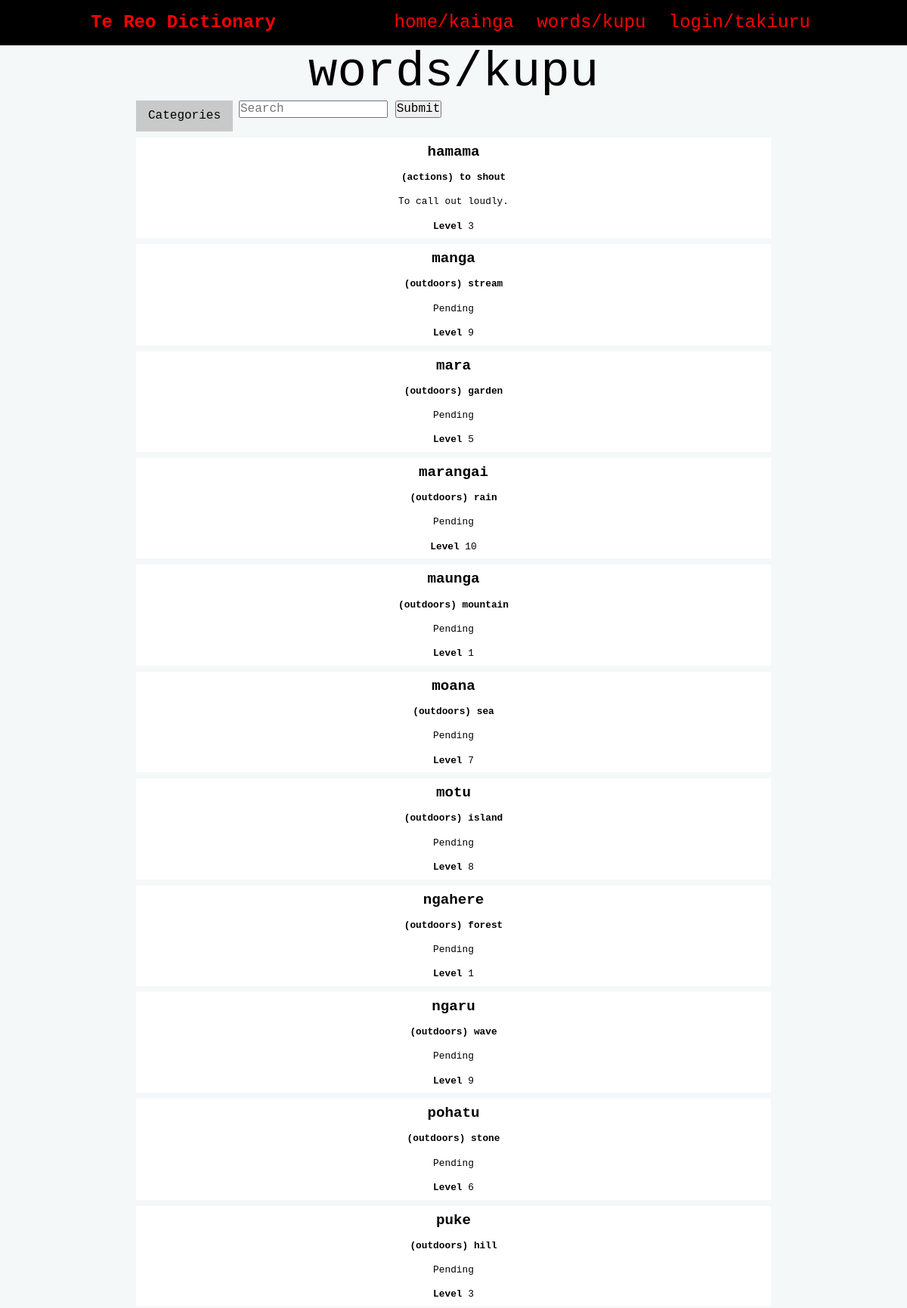
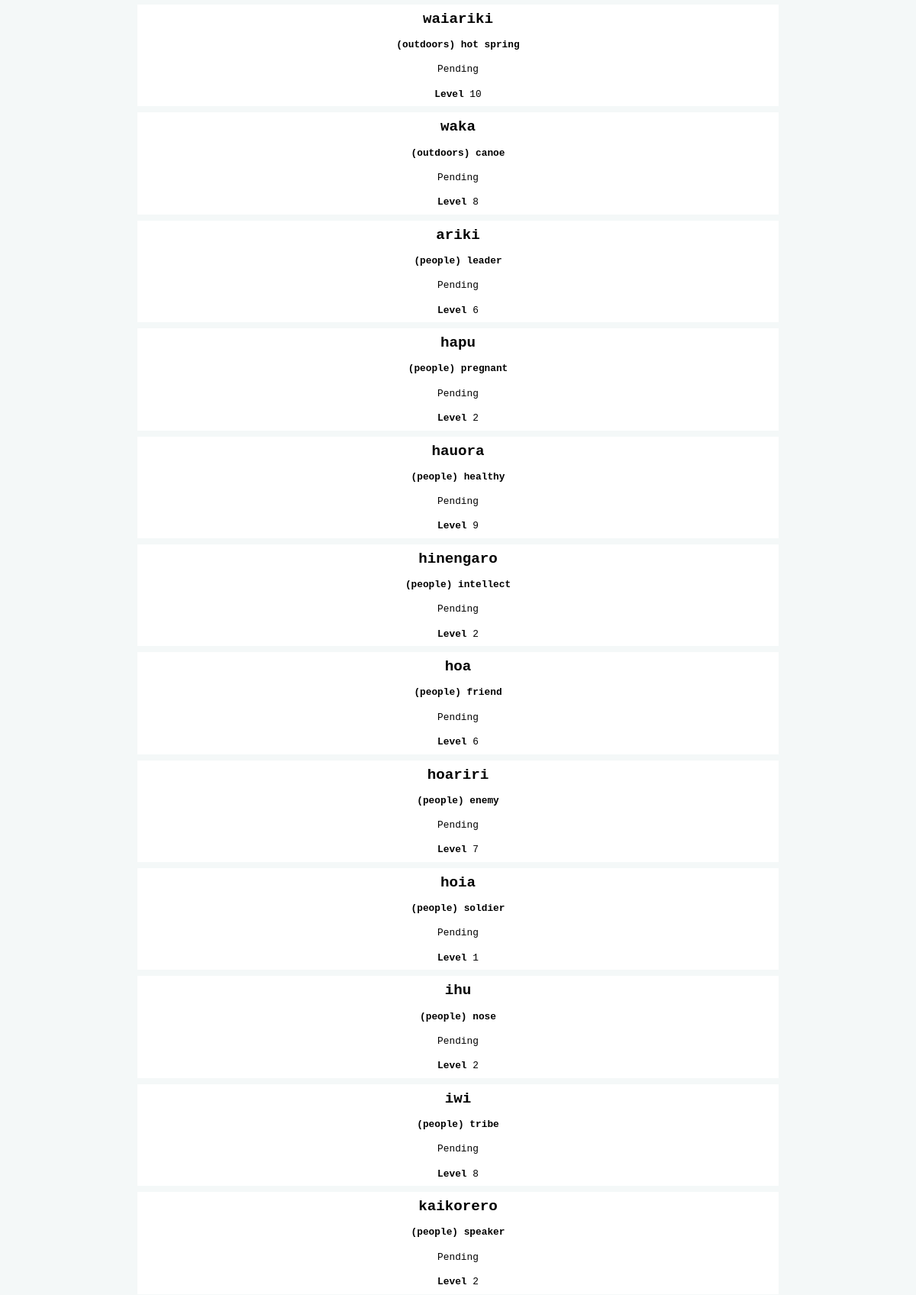
/database/-1 (upper part), run on the app's committed database (2 pictures, top to bottom).
### tables this page shows
CREATE TABLE "entries"
(
    id          integer                            not null
        primary key autoincrement
        unique,
    maori       varchar(85)                        not null,
    english     varchar(40)                        not null,
    definition  varchar(300) default 'Pending',
    level       tinyint                            not null,
    image       varchar(15)  default 'noimage.png' not null,
    category_id integer                            not null
        constraint entries_category_id_fk
            references categories,
    user_id     integer      default 1
        constraint entries_user_id_fk
            references users,
    date        datetime     default current_timestamp
);

CREATE TABLE "categories"
(
    id      integer                            not null
        primary key autoincrement
        unique,
    name    varchar(40)                        not null
        unique,
    user_id integer  default 1
        constraint categories_user_id__fk
            references users,
    date    datetime default current_timestamp not null
);

### app.py (the view, shortened to what this page needs)
@app.route('/database/<category_id>')
def render_database_categories(category_id):
    con = connect(DATABASE)
    cur = con.cursor()
    if category_id == '-1':
        query = "SELECT entries.id, entries.maori, entries.english, entries.definition, entries.level, " \
                "categories.name " \
                "FROM entries " \
                "INNER JOIN categories ON entries.category_id=categories.id " \
                "ORDER BY entries.date DESC "
        cur.execute(query)
    entry_list = cur.fetchall()  # stores information on all the entries that will be displayed
    query = "SELECT id, name " \
            "FROM categories " \
            "ORDER BY date ASC "
    cur.execute(query)
    category_list = cur.fetchall()  # stores information on all the categories to be displayed in the filters
    con.close()
    if len(entry_list) == 0:
        return redirect("/no_results")
    else:
        return render_template('database.html', entries=entry_list, categories=category_list, id=int(category_id))

### app.py (called while the page is built)
def connect(db_file):
    try:
        connection = sqlite3.connect(db_file)
        return connection
    except sqlite3.Error as e:
        print(e)
    return None

@app.context_processor
def logged_in_context_processor():
    return dict(logged_in=logged_in)

def logged_in():
    if session.get("user_id"):
        return True
    else:
        return False

@app.context_processor
def is_admin_context_processor():
    return dict(is_admin=is_admin)

def is_admin():
    if logged_in() and session.get("type") == 1:
        return True
    else:
        return False

### templates/database.html (shortened to what this page needs)
{% extends "base.html" %}
{% block pageheading %}
    {% if id == -1 %}
        words/kupu
    {% else %}
        {{ categories[id-1][1] }}
    {% endif %}
{% endblock %}
{% block main %}
    <div class="filters">
        <div class="dropdown">
            <button class="dropdown-button">Categories</button>
        </div>
        <div class="search-bar">
            <form method="POST" action="/search">
                <input type="text" placeholder="Search" name="search" id="search">
                <button type="submit">Submit</button>
            </form>
        </div>
    </div>
    <div class="entry">
        {% for entry in entries %}
            <a href="/entry/{{ entry[0] }}">
                <div class="entry-box">
                    <h3 class="entry-box-heading"><strong>{{ entry[1] }}</strong></h3>
                    <p class="entry-box-heading"><strong>({{ entry[5] }}) {{ entry[2] }}</strong></p>
                    <p class="entry-box-info">{{ entry[3] }}</p>
                    <p class="entry-box-info"><strong>Level </strong>{{ entry[4] }}</p>
                </div>
            </a>
        {% endfor %}
    </div>
{% endblock %}

### static/style.css (style rules this page uses)
:root { --red: #FF0000; --dark-red: #a00808; --white: #FFFFFF; --light-gray: #F4F8F8; --gray: #c8caca; --dark-gray: #959696; --black: #000000; }
* { font-family: 'Monaco', monospace; padding: 0; margin: 0; box-sizing: border-box; }
html, body { background-color: var(--light-gray); overflow-x: hidden; }
a, a:visited { color: var(--red); text-decoration: none; }
.entry-box { width: 100%; background: var(--white); border: 0 solid var(--gray); color: var(--black); margin-bottom: 0.5rem; }
.entry-box-heading { padding: 0.5rem; }
.entry-box-info { padding: 0.5rem; max-width: 100%; word-wrap: break-word; }
.entry-box h3 { font-size: 1.2rem; text-align: center; }
.entry-box p { font-size: 0.8rem; margin-bottom: 0.1rem; text-align: center; }
.filters { margin-bottom: 0.5rem; display: flex; }
.search-bar { display: block; margin-bottom: 0.5rem; }
.dropdown { margin-right: 0.5rem; }
.dropdown .dropdown-button { background-color: var(--gray); border: none; padding: 0.7rem 1rem; }
.dropdown-button { background-color: var(--gray); }

### data on the page
entries: maori "hamama", name "actions", english "to shout", definition "To call out loudly.", level "3"
entries: maori "manga", name "outdoors", english "stream", definition "Pending", level "9"
entries: maori "mara", name "outdoors", english "garden", definition "Pending", level "5"
entries: maori "marangai", name "outdoors", english "rain", definition "Pending", level "10"
entries: maori "maunga", name "outdoors", english "mountain", definition "Pending", level "1"
entries: maori "moana", name "outdoors", english "sea", definition "Pending", level "7"
entries: maori "motu", name "outdoors", english "island", definition "Pending", level "8"
entries: maori "ngahere", name "outdoors", english "forest", definition "Pending", level "1"
entries: maori "ngaru", name "outdoors", english "wave", definition "Pending", level "9"
entries: maori "pohatu", name "outdoors", english "stone", definition "Pending", level "6"
entries: maori "puke", name "outdoors", english "hill", definition "Pending", level "3"
entries: maori "waiariki", name "outdoors", english "hot spring", definition "Pending", level "10"
entries: maori "waka", name "outdoors", english "canoe", definition "Pending", level "8"
entries: maori "ariki", name "people", english "leader", definition "Pending", level "6"
entries: maori "hapu", name "people", english "pregnant", definition "Pending", level "2"
entries: maori "hauora", name "people", english "healthy", definition "Pending", level "9"
entries: maori "hinengaro", name "people", english "intellect", definition "Pending", level "2"
entries: maori "hoa", name "people", english "friend", definition "Pending", level "6"
entries: maori "hoariri", name "people", english "enemy", definition "Pending", level "7"
entries: maori "hoia", name "people", english "soldier", definition "Pending", level "1"
entries: maori "ihu", name "people", english "nose", definition "Pending", level "2"
entries: maori "iwi", name "people", english "tribe", definition "Pending", level "8"
entries: maori "kaikorero", name "people", english "speaker", definition "Pending", level "2"
